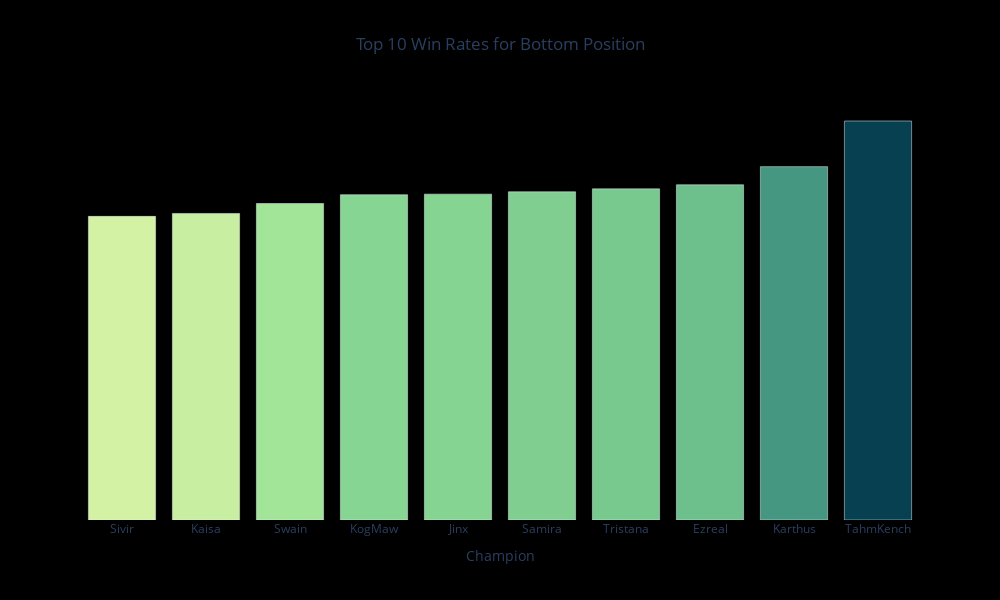
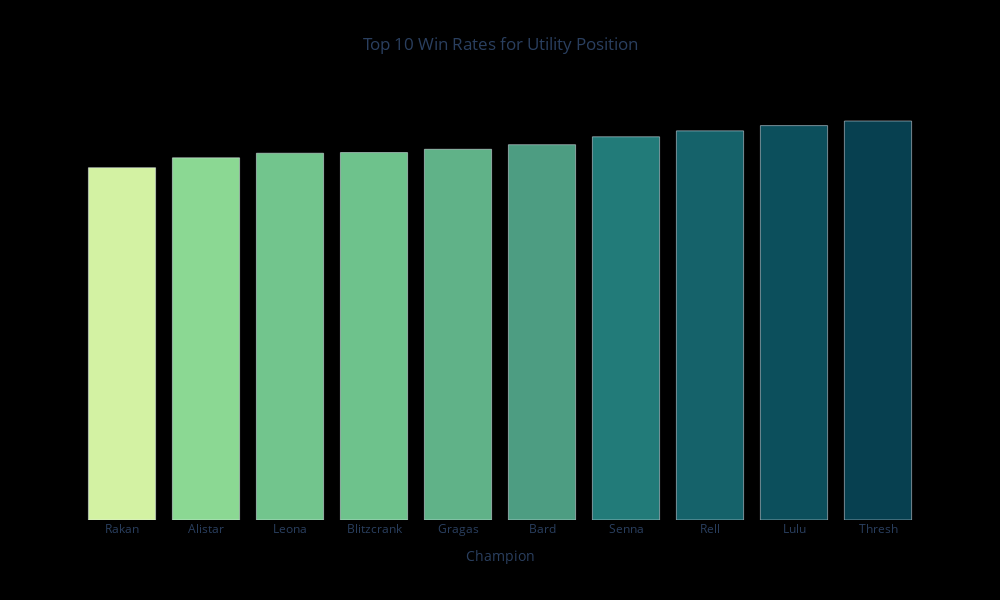
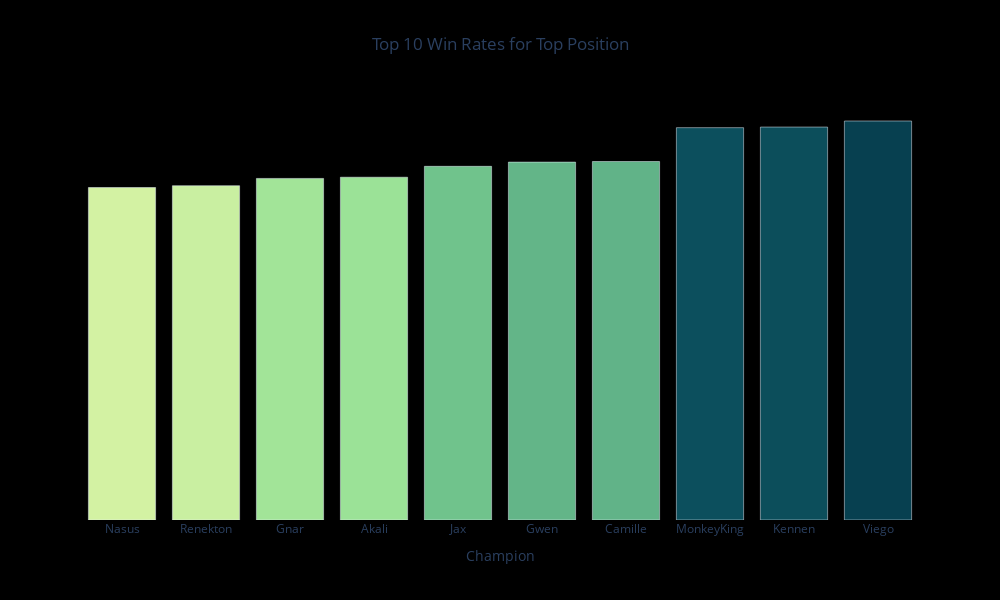
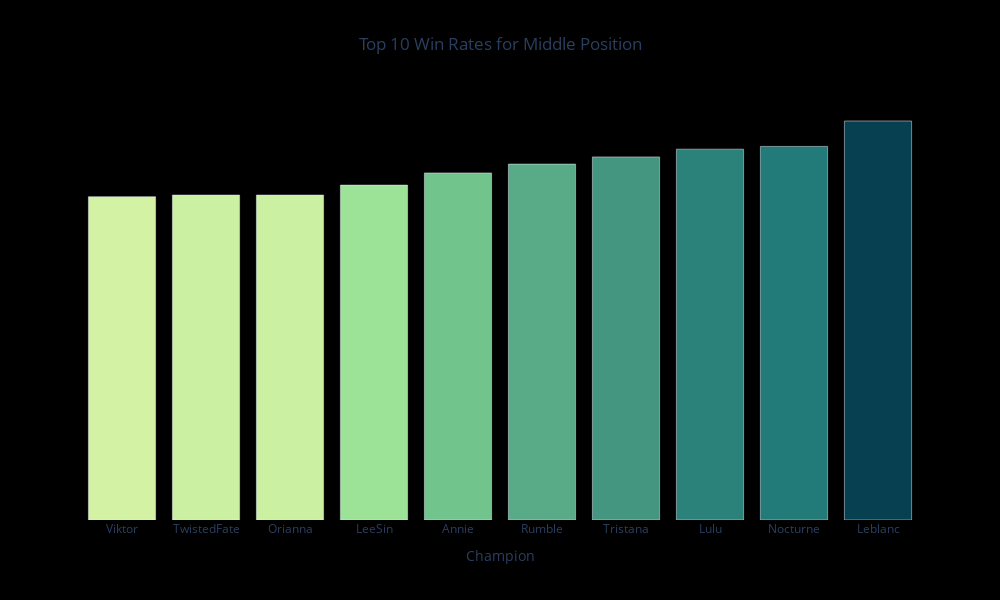

Here is the notebook cell these charts were saved with, in order:
### Code cell
for fig in top_10_by_position:
    fig.show()

### Figure 1 — Plotly figure (JSON) as saved in the notebook; plotly's stock layout.template omitted (floating-point values rounded to 4 significant figures)
{"data": [{"alignmentgroup": "True", "hovertemplate": "Champion=%{x}<br>Win Percentage=%{marker.color}<extra></extra>", "insidetextanchor": "end", "legendgroup": "", "marker": {"color": [68.2, 60.4, 57.3, 56.6, 56.1, 55.7, 55.6, 54.1, 52.4, 51.9], "coloraxis": "coloraxis"}, "name": "", "offsetgroup": "", "orientation": "v", "showlegend": false, "text": [68.2, 60.4, 57.3, 56.6, 56.1, 55.7, 55.6, 54.1, 52.4, 51.9], "textfont": {"color": "#000000", "size": 14}, "textposition": "outside", "texttemplate": "%{text}%", "type": "bar", "x": ["TahmKench", "Karthus", "Ezreal", "Tristana", "Samira", "Jinx", "KogMaw", "Swain", "Kaisa", "Sivir"], "xaxis": "x", "y": [68.2, 60.4, 57.3, 56.6, 56.1, 55.7, 55.6, 54.1, 52.4, 51.9], "yaxis": "y"}], "layout": {"barmode": "relative", "coloraxis": {"colorbar": {"title": {"text": "Win Percentage"}}, "colorscale": [[0, "rgb(211, 242, 163)"], [0.1667, "rgb(151, 225, 150)"], [0.3333, "rgb(108, 192, 139)"], [0.5, "rgb(76, 155, 130)"], [0.6667, "rgb(33, 122, 121)"], [0.8333, "rgb(16, 89, 101)"], [1, "rgb(7, 64, 80)"]], "showscale": false}, "height": 600, "legend": {"tracegroupgap": 0}, "paper_bgcolor": "rgb(0,0,0,0)", "plot_bgcolor": "rgb(0,0,0,0)", "title": {"text": "Top 10 Win Rates for Bottom Position", "x": 0.5}, "width": 1000, "xaxis": {"anchor": "y", "categoryorder": "total ascending", "domain": [0, 1], "title": {"text": "Champion"}}, "yaxis": {"anchor": "x", "domain": [0, 1], "ticksuffix": "%", "title": {"text": "Win Percentage"}, "visible": false}}}

### Figure 2 — Plotly figure (JSON) as saved in the notebook; plotly's stock layout.template omitted (floating-point values rounded to 4 significant figures)
{"data": [{"alignmentgroup": "True", "hovertemplate": "Champion=%{x}<br>Win Percentage=%{marker.color}<extra></extra>", "insidetextanchor": "end", "legendgroup": "", "marker": {"color": [60.7, 60, 59.2, 58.3, 57.1, 56.4, 55.9, 55.8, 55.1, 53.6], "coloraxis": "coloraxis"}, "name": "", "offsetgroup": "", "orientation": "v", "showlegend": false, "text": [60.7, 60, 59.2, 58.3, 57.1, 56.4, 55.9, 55.8, 55.1, 53.6], "textfont": {"color": "#000000", "size": 14}, "textposition": "outside", "texttemplate": "%{text}%", "type": "bar", "x": ["Thresh", "Lulu", "Rell", "Senna", "Bard", "Gragas", "Blitzcrank", "Leona", "Alistar", "Rakan"], "xaxis": "x", "y": [60.7, 60, 59.2, 58.3, 57.1, 56.4, 55.9, 55.8, 55.1, 53.6], "yaxis": "y"}], "layout": {"barmode": "relative", "coloraxis": {"colorbar": {"title": {"text": "Win Percentage"}}, "colorscale": [[0, "rgb(211, 242, 163)"], [0.1667, "rgb(151, 225, 150)"], [0.3333, "rgb(108, 192, 139)"], [0.5, "rgb(76, 155, 130)"], [0.6667, "rgb(33, 122, 121)"], [0.8333, "rgb(16, 89, 101)"], [1, "rgb(7, 64, 80)"]], "showscale": false}, "height": 600, "legend": {"tracegroupgap": 0}, "paper_bgcolor": "rgb(0,0,0,0)", "plot_bgcolor": "rgb(0,0,0,0)", "title": {"text": "Top 10 Win Rates for Utility Position", "x": 0.5}, "width": 1000, "xaxis": {"anchor": "y", "categoryorder": "total ascending", "domain": [0, 1], "title": {"text": "Champion"}}, "yaxis": {"anchor": "x", "domain": [0, 1], "ticksuffix": "%", "title": {"text": "Win Percentage"}, "visible": false}}}

### Figure 3 — Plotly figure (JSON) as saved in the notebook; plotly's stock layout.template omitted (floating-point values rounded to 4 significant figures)
{"data": [{"alignmentgroup": "True", "hovertemplate": "Champion=%{x}<br>Win Percentage=%{marker.color}<extra></extra>", "insidetextanchor": "end", "legendgroup": "", "marker": {"color": [66, 65, 64.9, 59.3, 59.2, 58.5, 56.7, 56.5, 55.3, 55], "coloraxis": "coloraxis"}, "name": "", "offsetgroup": "", "orientation": "v", "showlegend": false, "text": [66, 65, 64.9, 59.3, 59.2, 58.5, 56.7, 56.5, 55.3, 55], "textfont": {"color": "#000000", "size": 14}, "textposition": "outside", "texttemplate": "%{text}%", "type": "bar", "x": ["Viego", "Kennen", "MonkeyKing", "Camille", "Gwen", "Jax", "Akali", "Gnar", "Renekton", "Nasus"], "xaxis": "x", "y": [66, 65, 64.9, 59.3, 59.2, 58.5, 56.7, 56.5, 55.3, 55], "yaxis": "y"}], "layout": {"barmode": "relative", "coloraxis": {"colorbar": {"title": {"text": "Win Percentage"}}, "colorscale": [[0, "rgb(211, 242, 163)"], [0.1667, "rgb(151, 225, 150)"], [0.3333, "rgb(108, 192, 139)"], [0.5, "rgb(76, 155, 130)"], [0.6667, "rgb(33, 122, 121)"], [0.8333, "rgb(16, 89, 101)"], [1, "rgb(7, 64, 80)"]], "showscale": false}, "height": 600, "legend": {"tracegroupgap": 0}, "paper_bgcolor": "rgb(0,0,0,0)", "plot_bgcolor": "rgb(0,0,0,0)", "title": {"text": "Top 10 Win Rates for Top Position", "x": 0.5}, "width": 1000, "xaxis": {"anchor": "y", "categoryorder": "total ascending", "domain": [0, 1], "title": {"text": "Champion"}}, "yaxis": {"anchor": "x", "domain": [0, 1], "ticksuffix": "%", "title": {"text": "Win Percentage"}, "visible": false}}}

### Figure 4 — Plotly figure (JSON) as saved in the notebook; plotly's stock layout.template omitted (floating-point values rounded to 4 significant figures)
{"data": [{"alignmentgroup": "True", "hovertemplate": "Champion=%{x}<br>Win Percentage=%{marker.color}<extra></extra>", "insidetextanchor": "end", "legendgroup": "", "marker": {"color": [72.2, 67.6, 67.1, 65.7, 64.4, 62.8, 60.6, 58.8, 58.8, 58.5], "coloraxis": "coloraxis"}, "name": "", "offsetgroup": "", "orientation": "v", "showlegend": false, "text": [72.2, 67.6, 67.1, 65.7, 64.4, 62.8, 60.6, 58.8, 58.8, 58.5], "textfont": {"color": "#000000", "size": 14}, "textposition": "outside", "texttemplate": "%{text}%", "type": "bar", "x": ["Leblanc", "Nocturne", "Lulu", "Tristana", "Rumble", "Annie", "LeeSin", "TwistedFate", "Orianna", "Viktor"], "xaxis": "x", "y": [72.2, 67.6, 67.1, 65.7, 64.4, 62.8, 60.6, 58.8, 58.8, 58.5], "yaxis": "y"}], "layout": {"barmode": "relative", "coloraxis": {"colorbar": {"title": {"text": "Win Percentage"}}, "colorscale": [[0, "rgb(211, 242, 163)"], [0.1667, "rgb(151, 225, 150)"], [0.3333, "rgb(108, 192, 139)"], [0.5, "rgb(76, 155, 130)"], [0.6667, "rgb(33, 122, 121)"], [0.8333, "rgb(16, 89, 101)"], [1, "rgb(7, 64, 80)"]], "showscale": false}, "height": 600, "legend": {"tracegroupgap": 0}, "paper_bgcolor": "rgb(0,0,0,0)", "plot_bgcolor": "rgb(0,0,0,0)", "title": {"text": "Top 10 Win Rates for Middle Position", "x": 0.5}, "width": 1000, "xaxis": {"anchor": "y", "categoryorder": "total ascending", "domain": [0, 1], "title": {"text": "Champion"}}, "yaxis": {"anchor": "x", "domain": [0, 1], "ticksuffix": "%", "title": {"text": "Win Percentage"}, "visible": false}}}
